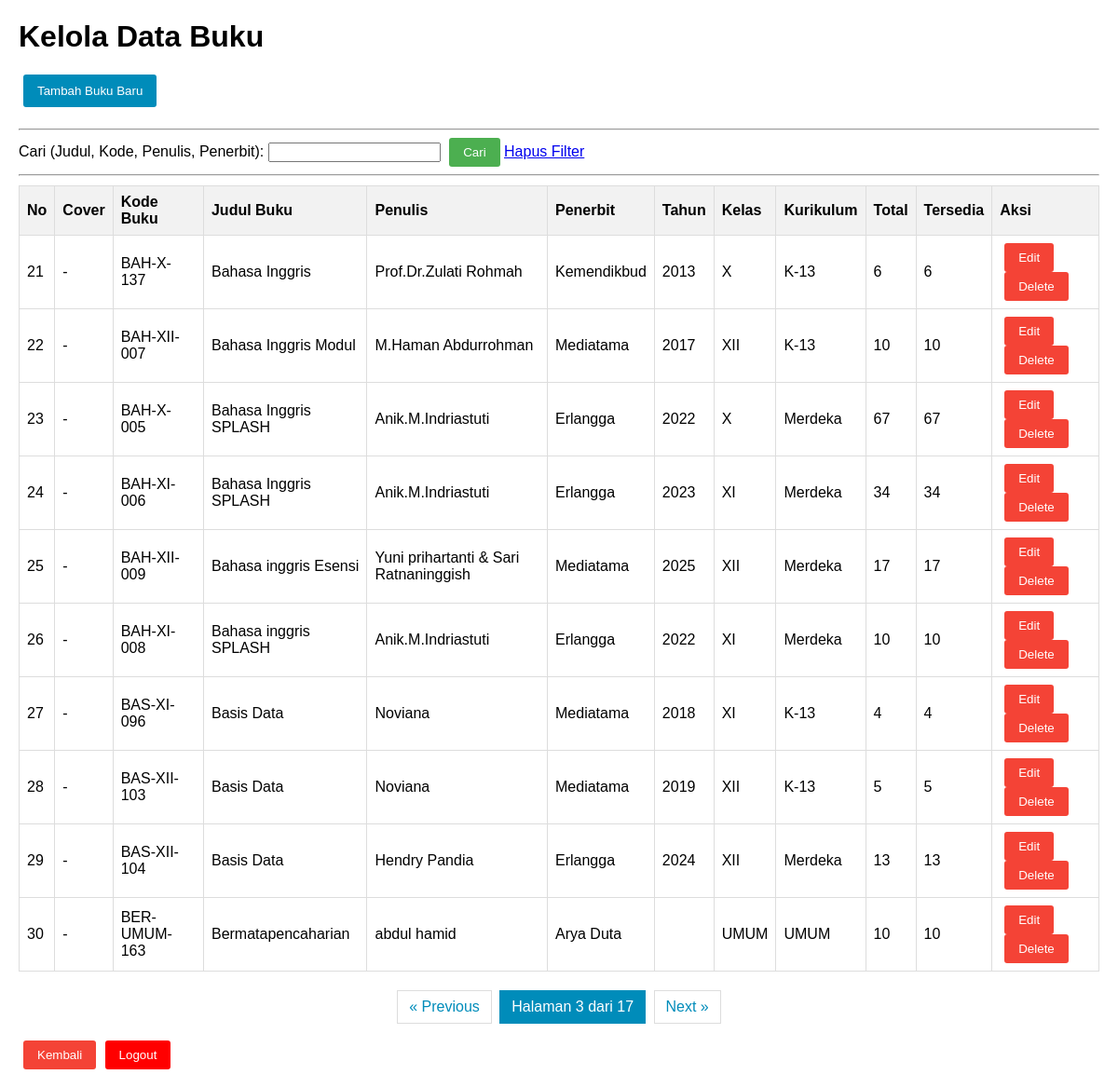
Page /views/bukuViews.php?page=3 (signed in) on the committed database.
### tables this page shows
CREATE TABLE `buku` (
  `id` int(11) NOT NULL,
  `judul_buku` varchar(255) NOT NULL,
  `penulis` varchar(255) NOT NULL,
  `isbn` varchar(50) DEFAULT NULL,
  `issn` varchar(50) DEFAULT NULL,
  `penerbit` varchar(200) DEFAULT NULL,
  `tahun_terbit` year(4) DEFAULT NULL,
  `kategori_id` int(11) DEFAULT NULL,
  `kelas` enum('X','XI','XII','UMUM') DEFAULT NULL COMMENT 'Target kelas buku (X, XI, XII, atau UMUM untuk non-spesifik)',
  `kurikulum` enum('Merdeka','K-13','KTSP','UMUM') DEFAULT NULL,
  `total_copy` int(11) DEFAULT 1,
  `salinan_tersedia` int(11) DEFAULT 1,
  `gambar` varchar(255) DEFAULT NULL COMMENT 'Nama file gambar cover',
  `kode_buku` varchar(100) NOT NULL,
  `created_at` timestamp NOT NULL DEFAULT current_timestamp()
);

### models/bukuModels.php (called while the page is built, shortened)
<?php
function getAllBuku($conn, $search = null, $limit, $offset) {
    $sql = "SELECT id, judul_buku, penulis, isbn, penerbit, tahun_terbit, total_copy, salinan_tersedia, gambar, kode_buku, kelas, kurikulum FROM buku";
    $searchTerm = "%" . $search . "%";
    $sql .= " ORDER BY judul_buku ASC LIMIT ? OFFSET ?";
    $stmt = $conn->prepare($sql);
    if ($search) {
        $stmt->bind_param("ssssii", $searchTerm, $searchTerm, $searchTerm, $searchTerm, $limit, $offset);
    } else {
        $stmt->bind_param("ii", $limit, $offset);
    }
    $stmt->execute();
    $result = $stmt->get_result();
    return $result->fetch_all(MYSQLI_ASSOC);
}
function countAllBuku($conn, $search = null) {
    $sql = "SELECT COUNT(*) as total FROM buku";
    $stmt = $conn->prepare($sql);
    $stmt->execute();
    $result = $stmt->get_result();
    return $result->fetch_assoc()['total'];
}
?>

### views/bukuViews.php (the view, shortened to what this page needs)
<?php
include '../config/database.php';
include '../models/bukuModels.php';
$search = $_GET['search'] ?? '';
$limit = 10;
$totalResults = countAllBuku($conn, $search);
$totalPages = ceil($totalResults / $limit);
$page = (int)($_GET['page'] ?? 1);
$offset = ($page - 1) * $limit;
$buku_list = getAllBuku($conn, $search, $limit, $offset);
$searchParam = $search ? '&search=' . htmlspecialchars($search) : '';
?>
<!DOCTYPE html>
<html lang="id">
<head>
</head>
<body>
    <h1>Kelola Data Buku</h1>
    <button class="btn-tambah" onclick="openForm('createForm')">Tambah Buku Baru</button>
    <hr>
    <form action="bukuViews.php" method="GET">
        <label for="search">Cari (Judul, Kode, Penulis, Penerbit):</label>
        <input type="text" id="search" name="search" value="<?php echo htmlspecialchars($search); ?>">
        <button type="submit">Cari</button>
        <a href="bukuViews.php">Hapus Filter</a>
    </form>
    <hr>
    <table>
        <thead>
            <tr>
                <th>No</th>
                <th>Cover</th>
                <th>Kode Buku</th>
                <th>Judul Buku</th>
                <th>Penulis</th>
                <th>Penerbit</th>
                <th>Tahun</th>
                <th>Kelas</th>
                <th>Kurikulum</th>
                <th>Total</th>
                <th>Tersedia</th>
                <th>Aksi</th>
            </tr>
        </thead>
        <tbody>
            <?php if (empty($buku_list)): ?>
                <tr>
                    <td colspan="12" align="center">
                        <?php if ($search): ?>
                            Data buku "<?php echo htmlspecialchars($search); ?>" tidak ditemukan.
                        <?php else: ?>
                            Belum ada data buku.
                        <?php endif; ?>
                    </td>
                </tr>
            <?php else: ?>
                <?php $no = $offset + 1; ?>
                <?php foreach ($buku_list as $buku): ?>
                    <tr>
                        <td><?php echo $no++; ?></td>
                        <td>
                            <?php if (!empty($buku['gambar'])): ?>
                                <img src="../assets/images/buku/<?php echo htmlspecialchars($buku['gambar']); ?>"
                                     alt="Cover" class="cover-image">
                            <?php else: ?>
                                <span>-</span>
                            <?php endif; ?>
                        </td>
                        <td><?php echo htmlspecialchars($buku['kode_buku']); ?></td>
                        <td><?php echo htmlspecialchars($buku['judul_buku']); ?></td>
                        <td><?php echo htmlspecialchars($buku['penulis']); ?></td>
                        <td><?php echo htmlspecialchars($buku['penerbit']); ?></td>
                        <td><?php echo htmlspecialchars($buku['tahun_terbit']); ?></td>
                        <td><?php echo htmlspecialchars($buku['kelas'] ?? '-'); ?></td>
                        <td><?php echo htmlspecialchars($buku['kurikulum'] ?? '-'); ?></td>
                        <td><?php echo htmlspecialchars($buku['total_copy']); ?></td>
                        <td><?php echo htmlspecialchars($buku['salinan_tersedia']); ?></td>
                        <td>
                            <button type="button"
                                    onclick="openEditBukuForm(this)"
                                    data-id="<?php echo $buku['id']; ?>"
                                    data-kode="<?php echo htmlspecialchars($buku['kode_buku']); ?>"
                                    data-judul="<?php echo htmlspecialchars($buku['judul_buku']); ?>"
                                    data-penulis="<?php echo htmlspecialchars($buku['penulis']); ?>"
                                    data-isbn="<?php echo htmlspecialchars($buku['isbn'] ?? ''); ?>"
                                    data-penerbit="<?php echo htmlspecialchars($buku['penerbit'] ?? ''); ?>"
                                    data-tahun="<?php echo htmlspecialchars($buku['tahun_terbit'] ?? ''); ?>"
                                    data-kelas="<?php echo htmlspecialchars($buku['kelas'] ?? ''); ?>"
                                    data-kurikulum="<?php echo htmlspecialchars($buku['kurikulum'] ?? ''); ?>"
                                    data-total="<?php echo htmlspecialchars($buku['total_copy']); ?>"
                                    data-tersedia="<?php echo htmlspecialchars($buku['salinan_tersedia']); ?>"
                                    data-gambar="<?php echo htmlspecialchars($buku['gambar'] ?? ''); ?>">
                                Edit
                            </button>
                            <button type="button"
                                    onclick="openDeleteConfirm(this)"
                                    data-url="../controller/bukuController.php?action=delete&id=<?php echo $buku['id']; ?>">
                                Delete
                            </button>
                        </td>
                    </tr>
                <?php endforeach; ?>
            <?php endif; ?>
        </tbody>
    </table>
    <div class="pagination">
        <?php if ($totalPages > 1): ?>
            <a href="?page=<?php echo $page - 1; ?><?php echo $searchParam; ?>"
               class="<?php echo ($page <= 1) ? 'disabled' : ''; ?>">
                &laquo; Previous
            </a>
            <span class="current">
                Halaman <?php echo $page; ?> dari <?php echo $totalPages; ?>
            </span>
            <a href="?page=<?php echo $page + 1; ?><?php echo $searchParam; ?>"
               class="<?php echo ($page >= $totalPages) ? 'disabled' : ''; ?>">
                Next &raquo;
            </a>
        <?php endif; ?>
    </div>
    <br>
    <button class="btn" type="button" onclick="window.location.href='dashboardAdmin.php'">Kembali</button>
    <button class="btn-logout" onclick="window.location.href='../logout.php'">Logout</button>
</body>
</html>

### views/bukuViews.php (style rules this page uses)
body { font-family: Arial, sans-serif; margin: 20px; }
table { width: 100%; border-collapse: collapse; margin-top: 10px; }
th, td { border: 1px solid #ddd; padding: 8px; text-align: left; }
th { background-color: #f2f2f2; }
button { padding: 8px 15px; cursor: pointer; border: none; border-radius: 3px; margin-left: 5px; }
button[type="submit"] { background-color: #4CAF50; color: white; }
button[type="button"] { background-color: #f44336; color: white; }
.btn-tambah { background-color: #008CBA; color: white; padding: 10px 15px; margin-bottom: 15px; }
.btn-logout { background-color: red; color: white; padding: 8px 15px; }
.pagination { margin-top: 20px; text-align: center; }
.pagination a, .pagination span { display: inline-block; padding: 8px 12px; margin: 0 2px; border: 1px solid #ddd; text-decoration: none; color: #008CBA; }
.pagination span.current { background-color: #008CBA; color: white; border-color: #008CBA; }

### rows in the picture
buku: kode_buku "BAH-X-137", judul_buku "Bahasa Inggris", penulis "Prof.Dr.Zulati Rohmah", penerbit "Kemendikbud", tahun_terbit "2013", kelas "X", kurikulum "K-13", total_copy "6", salinan_tersedia "6"
buku: kode_buku "BAH-XII-007", judul_buku "Bahasa Inggris Modul", penulis "M.Haman Abdurrohman", penerbit "Mediatama", tahun_terbit "2017", kelas "XII", kurikulum "K-13", total_copy "10", salinan_tersedia "10"
buku: kode_buku "BAH-X-005", judul_buku "Bahasa Inggris SPLASH", penulis "Anik.M.Indriastuti", penerbit "Erlangga", tahun_terbit "2022", kelas "X", kurikulum "Merdeka", total_copy "67", salinan_tersedia "67"
buku: kode_buku "BAH-XI-006", judul_buku "Bahasa Inggris SPLASH", penulis "Anik.M.Indriastuti", penerbit "Erlangga", tahun_terbit "2023", kelas "XI", kurikulum "Merdeka", total_copy "34", salinan_tersedia "34"
buku: kode_buku "BAH-XII-009", judul_buku "Bahasa inggris Esensi", penulis "Yuni prihartanti & Sari Ratnaninggish", penerbit "Mediatama", tahun_terbit "2025", kelas "XII", kurikulum "Merdeka", total_copy "17", salinan_tersedia "17"
buku: kode_buku "BAH-XI-008", judul_buku "Bahasa inggris SPLASH", penulis "Anik.M.Indriastuti", penerbit "Erlangga", tahun_terbit "2022", kelas "XI", kurikulum "Merdeka", total_copy "10", salinan_tersedia "10"
buku: kode_buku "BAS-XI-096", judul_buku "Basis Data", penulis "Noviana", penerbit "Mediatama", tahun_terbit "2018", kelas "XI", kurikulum "K-13", total_copy "4", salinan_tersedia "4"
buku: kode_buku "BAS-XII-103", judul_buku "Basis Data", penulis "Noviana", penerbit "Mediatama", tahun_terbit "2019", kelas "XII", kurikulum "K-13", total_copy "5", salinan_tersedia "5"
buku: kode_buku "BAS-XII-104", judul_buku "Basis Data", penulis "Hendry Pandia", penerbit "Erlangga", tahun_terbit "2024", kelas "XII", kurikulum "Merdeka", total_copy "13", salinan_tersedia "13"
buku: kode_buku "BER-UMUM-163", judul_buku "Bermatapencaharian", penulis "abdul hamid", penerbit "Arya Duta", kelas "UMUM", kurikulum "UMUM", total_copy "10", salinan_tersedia "10"

### other values in the picture
$page "3"
$totalPages "17"
